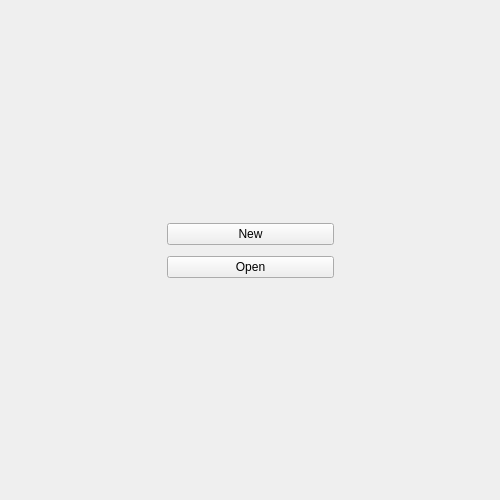
<?xml version="1.0" encoding="UTF-8"?>
<ui version="4.0">
 <class>initialFrame</class>
 <widget class="QFrame" name="initialFrame">
  <property name="geometry">
   <rect>
    <x>0</x>
    <y>0</y>
    <width>500</width>
    <height>500</height>
   </rect>
  </property>
  <property name="sizePolicy">
   <sizepolicy hsizetype="Expanding" vsizetype="Expanding">
    <horstretch>0</horstretch>
    <verstretch>0</verstretch>
   </sizepolicy>
  </property>
  <property name="minimumSize">
   <size>
    <width>150</width>
    <height>0</height>
   </size>
  </property>
  <property name="windowTitle">
   <string>Frame</string>
  </property>
  <property name="frameShape">
   <enum>QFrame::NoFrame</enum>
  </property>
  <layout class="QHBoxLayout" name="horizontalLayout">
   <item>
    <spacer name="horizontalSpacer_2">
     <property name="orientation">
      <enum>Qt::Horizontal</enum>
     </property>
     <property name="sizeHint" stdset="0">
      <size>
       <width>100</width>
       <height>20</height>
      </size>
     </property>
    </spacer>
   </item>
   <item>
    <widget class="QFrame" name="frame">
     <property name="sizePolicy">
      <sizepolicy hsizetype="Fixed" vsizetype="Preferred">
       <horstretch>0</horstretch>
       <verstretch>0</verstretch>
      </sizepolicy>
     </property>
     <property name="minimumSize">
      <size>
       <width>185</width>
       <height>0</height>
      </size>
     </property>
     <property name="frameShape">
      <enum>QFrame::NoFrame</enum>
     </property>
     <property name="frameShadow">
      <enum>QFrame::Raised</enum>
     </property>
     <layout class="QVBoxLayout" name="verticalLayout">
      <item>
       <spacer name="verticalSpacer">
        <property name="orientation">
         <enum>Qt::Vertical</enum>
        </property>
        <property name="sizeType">
         <enum>QSizePolicy::Expanding</enum>
        </property>
        <property name="sizeHint" stdset="0">
         <size>
          <width>40</width>
          <height>200</height>
         </size>
        </property>
       </spacer>
      </item>
      <item>
       <widget class="QPushButton" name="newDiaryButton">
        <property name="sizePolicy">
         <sizepolicy hsizetype="Expanding" vsizetype="Fixed">
          <horstretch>0</horstretch>
          <verstretch>0</verstretch>
         </sizepolicy>
        </property>
        <property name="text">
         <string>New</string>
        </property>
       </widget>
      </item>
      <item>
       <spacer name="verticalSpacer_3">
        <property name="orientation">
         <enum>Qt::Vertical</enum>
        </property>
        <property name="sizeType">
         <enum>QSizePolicy::Fixed</enum>
        </property>
        <property name="sizeHint" stdset="0">
         <size>
          <width>20</width>
          <height>5</height>
         </size>
        </property>
       </spacer>
      </item>
      <item>
       <widget class="QPushButton" name="openDiaryButton">
        <property name="sizePolicy">
         <sizepolicy hsizetype="Expanding" vsizetype="Fixed">
          <horstretch>0</horstretch>
          <verstretch>0</verstretch>
         </sizepolicy>
        </property>
        <property name="text">
         <string>Open</string>
        </property>
       </widget>
      </item>
      <item>
       <spacer name="verticalSpacer_2">
        <property name="orientation">
         <enum>Qt::Vertical</enum>
        </property>
        <property name="sizeHint" stdset="0">
         <size>
          <width>20</width>
          <height>185</height>
         </size>
        </property>
       </spacer>
      </item>
     </layout>
    </widget>
   </item>
   <item>
    <spacer name="horizontalSpacer">
     <property name="orientation">
      <enum>Qt::Horizontal</enum>
     </property>
     <property name="sizeHint" stdset="0">
      <size>
       <width>100</width>
       <height>10</height>
      </size>
     </property>
    </spacer>
   </item>
  </layout>
 </widget>
 <resources/>
 <connections/>
</ui>
